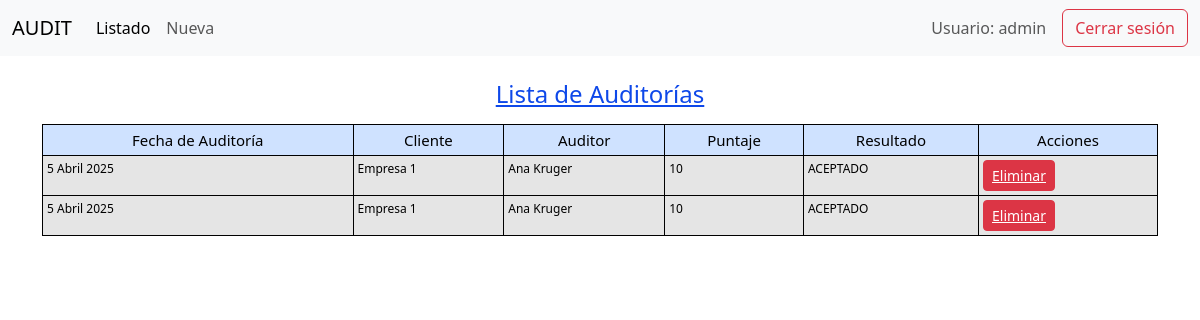
The page /lista_auditorias/ (signed in) on the database as committed earlier.
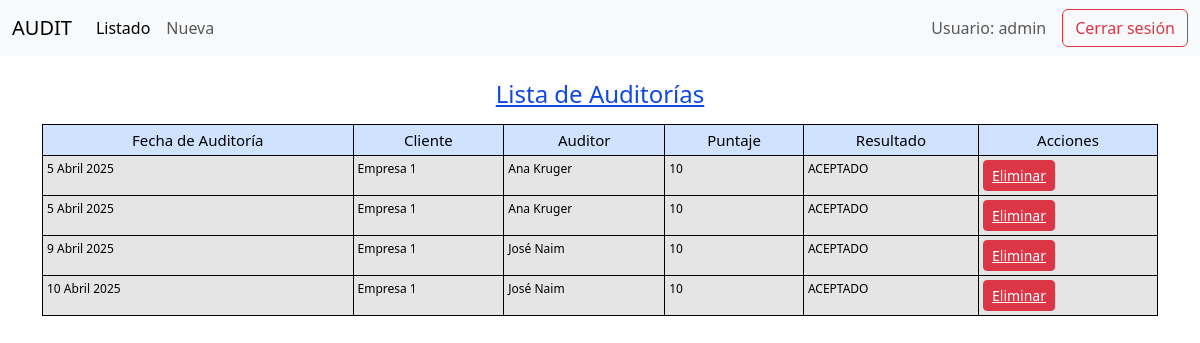
The same page on the database as committed later.
### questions/models.py (models this page shows, shortened)
class Auditoria(models.Model):
    fecha = models.DateField()
    cliente = models.ForeignKey(Cliente, on_delete=models.CASCADE)
    auditor = models.ForeignKey(Auditor, on_delete=models.CASCADE)
    auditores_acompanantes = models.CharField(verbose_name='Auditores acompañantes',max_length=255, blank=True, null=True)
    lineas_auditadas = models.CharField(verbose_name='Lineas de producción auditadas',max_length=255, blank=True, null=True)

class Cliente(models.Model):
    nombre = models.CharField(max_length=255)
    def __str__(self):
        return self.nombre

class Auditor(models.Model):
    nombre = models.CharField(max_length=255)
    def __str__(self):
        return self.nombre

### questions/views.py (the view)
# urls.py: path('lista_auditorias/', lista_auditorias, name='lista_auditorias'),
@login_required
def lista_auditorias(request):
    auditorias = Auditoria.objects.all()
    auditorias_con_puntaje = []
    for auditoria in auditorias:
        puntaje_total = Respuesta.objects.filter(auditoria=auditoria).aggregate(Sum('puntaje'))['puntaje__sum'] or 0
        if puntaje_total >= puntaje_total * 0.75:  # Suponiendo que 75 es el puntaje mínimo para aprobar
            resultado = "ACEPTADO"
        else:
            resultado = "NO ACEPTADO"
        auditorias_con_puntaje.append({
            'auditoria': auditoria,
            'puntaje_total': puntaje_total,
            'resultado': resultado
        })
    return render(request, 'questions/lista_auditorias.html', {'auditorias': auditorias_con_puntaje})

### questions/templates/questions/lista_auditorias.html
{% extends 'questions/base.html' %}
{% block content %}
<div class="container">
    <h1 class="titulo-listado">Lista de Auditorías</h1>
    <table class="table table-sm" style="width: 100%;">
        <thead>
            <tr class="table-primary">
                <th>Fecha de Auditoría</th>
                <th>Cliente</th>
                <th>Auditor</th>
                <th>Puntaje</th>
                <th>Resultado</th>
                <th>Acciones</th>
            </tr>
        </thead>
        <tbody>
            {% for item in auditorias %}
            <tr class="table-active">
                <td>{{ item.auditoria.fecha }}</td>
                <td>{{ item.auditoria.cliente }}</td>
                <td>{{ item.auditoria.auditor }}</td>
                <td>{{ item.puntaje_total }}</td>
                <td>{{ item.resultado }}</td>
                <td>
                    <button class="btn btn-sm btn-danger">
                        <a class="eliminar" href="{% url 'eliminar_auditoria' item.auditoria.id %}">Eliminar</a>
                    </button>
                </td>
            </tr>
            {% endfor %}
        </tbody>
    </table>
</div>
{% endblock %}

### questions/templates/questions/base.html (shortened to what this page needs)
<!DOCTYPE html>
<html lang="en">
<head>
    <link href="https://cdn.jsdelivr.net/npm/bootstrap@5.3.3/dist/css/bootstrap.min.css" rel="stylesheet">
    {% load static %}
    <link rel="stylesheet" type="text/css" href="{% static 'css/estilos.css' %}">
</head>
<body>
  <nav class="navbar navbar-expand-lg navbar-light bg-light">
    <div class="container-fluid">
      <a class="navbar-brand" href="{% url 'home' %}">AUDIT</a>
      <div class="collapse navbar-collapse justify-content-end" id="navbarSupportedContent">
        <ul class="navbar-nav me-auto mb-2 mb-lg-0">
          <li class="nav-item">
            <a class="nav-link active" aria-current="page" href="{% url 'lista_auditorias' %}">Listado</a>
          </li>
          <li class="nav-item">
            <a class="nav-link" href="{% url 'nueva_auditoria' %}">Nueva</a>
          </li>
        </ul>
        {% if user.is_authenticated %}
        <div class="d-flex align-items-center ms-auto">
        <span class="navbar-text me-3">
         Usuario: {{ user.username }} {{ user.lastname }}
        </span>
        <a class="btn btn-outline-danger" href="{% url 'logout' %}">Cerrar sesión</a>
        {% endif %}
      </div>
    </div>
  </nav>
      <br>
{% block content %}
{% endblock %}
</body>
</html>

### static/css/estilos.css (style rules this page uses)
.navbar { background-color: #f7e3a1; }
body { background-color: white }
table { width: 100%; }
.eliminar { color: white; }
thead tr th { font-size: 15px; font-weight: 400; text-align: center; }
tbody tr { font-size: 12px; margin-bottom: solid 2px black; }
.table th, .table td { border: 1px solid black; }
.titulo-listado { font-size: 24px; text-align: center; color: #0e48e9; text-decoration: underline; margin-bottom: 15px; }

Rows that differ between the two databases and show on the page:
added Auditoria: auditoria.fecha "9 Abril 2025", auditoria.cliente "Empresa 1", auditoria.auditor "José Naim", puntaje_total "10", resultado "ACEPTADO"
added Auditoria: auditoria.fecha "10 Abril 2025", auditoria.cliente "Empresa 1", auditoria.auditor "José Naim", puntaje_total "10", resultado "ACEPTADO"
